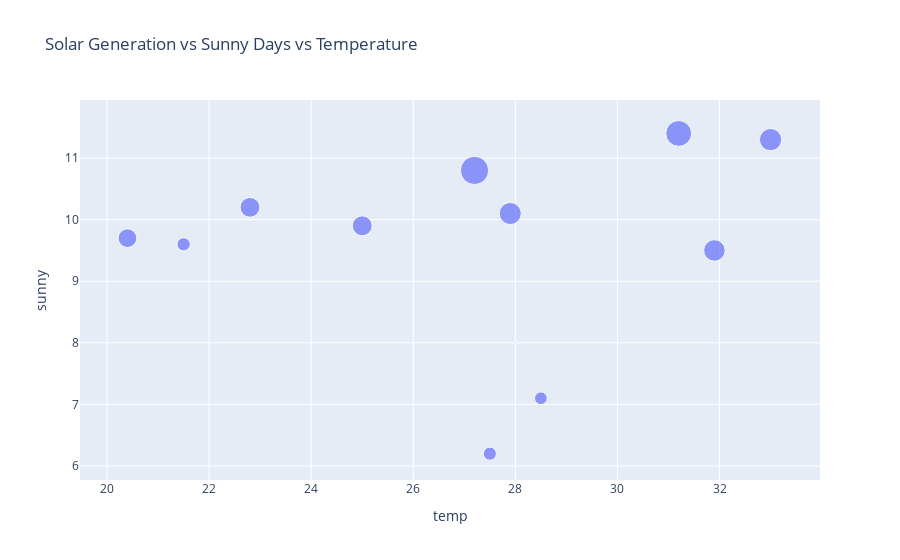

Write notebook code for a chart like this one.
### Code cell
import plotly.express as px

plot_data = {
    'Month': ['Jan','Feb','Mar','Apr','May','Jun','Jul','Aug','Sep','Oct','Nov','Dec'],
    'sunny': sunny_day_data[1:],
    'temp': temp[1:],
    'solar': solar_data_
}

fig = px.scatter(plot_data, x='temp', y='sunny', size='solar',
                hover_name='Month', title='Solar Generation vs Sunny Days vs Temperature',
                labels={'Chiller':'Chiller Load (kWh)', 'Solar':'Solar Generation (kWh)'})
fig.show()

### Figure 1 — Plotly figure (JSON) as saved in the notebook; plotly's stock layout.template omitted (floating-point values rounded to 4 significant figures)
{"data": [{"hovertemplate": "<b>%{hovertext}</b><br><br>temp=%{x}<br>sunny=%{y}<br>solar=%{marker.size}<extra></extra>", "hovertext": ["Jan", "Feb", "Mar", "Apr", "May", "Jun", "Jul", "Aug", "Sep", "Oct", "Nov", "Dec"], "legendgroup": "", "marker": {"color": "#636efa", "size": [1.621e-26, 1.818e-26, 3.704e-26, 3.097e-26, 2.293e-26, 2.143e-26, 7.469e-27, 7.99e-27, 1.208e-28, 2.259e-26, 1.843e-26, 8.12e-27], "sizemode": "area", "sizeref": 9.261e-29, "symbol": "circle"}, "mode": "markers", "name": "", "orientation": "v", "showlegend": false, "type": "scatter", "x": [20.4, 22.8, 27.2, 31.2, 33.0, 31.9, 28.5, 27.5, 28.0, 27.9, 25.0, 21.5], "xaxis": "x", "y": [9.7, 10.2, 10.8, 11.4, 11.3, 9.5, 7.1, 6.2, 8.0, 10.1, 9.9, 9.6], "yaxis": "y"}], "layout": {"legend": {"itemsizing": "constant", "tracegroupgap": 0}, "title": {"text": "Solar Generation vs Sunny Days vs Temperature"}, "xaxis": {"anchor": "y", "domain": [0, 1], "title": {"text": "temp"}}, "yaxis": {"anchor": "x", "domain": [0, 1], "title": {"text": "sunny"}}}}
